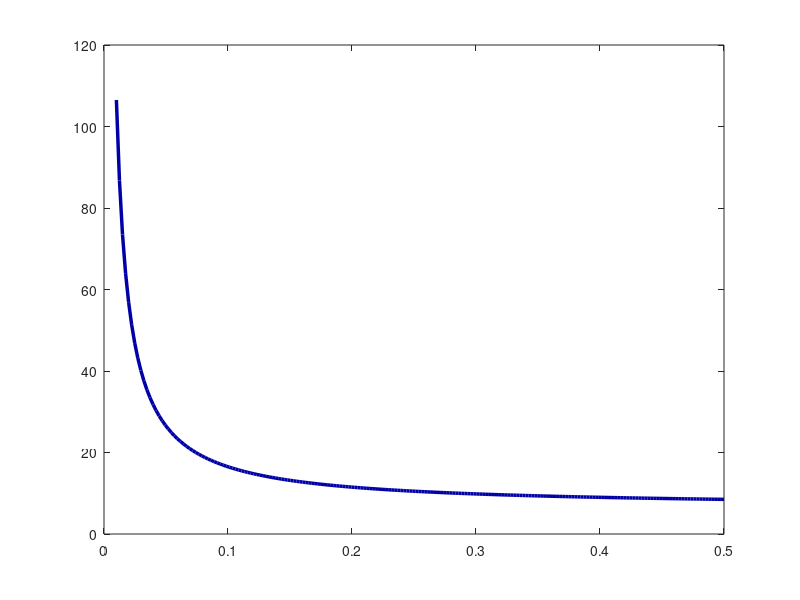

This chart was generated by the following MATLAB code: (Note: this script raises an error after producing the figure.)
% Параметры
T2 = 1/6.5;          % фиксируем T2
T1 = linspace(0.01, 0.5, 200);  % диапазон T1 > 0

% Граница устойчивости
K = (T1 + T2) ./ (T1 .* T2);

% Рисуем график
figure('Color', 'white', 'Position', [100, 100, 900, 600]);

plot(T1, K, 'LineWidth', 2.5, 'Color', [0, 0, 0.65]);
hold on
% Для примера можно добавить горизонтальную линию с K=12.5 (из твоих данных)
yline(12.5, '--', 'LineWidth', 2.5, 'Color', [0.8, 0.2, 0.2]);
hold off

ax = gca;
ax.LineWidth = 1.5;
ax.FontSize = 20;
ax.FontName = 'DejaVuMathTeXGyre';
ax.XColor = [0.3, 0.3, 0.3];
ax.YColor = [0.3, 0.3, 0.3];
grid on; grid minor;
ax.GridColor = [0.9, 0.9, 0.9];
ax.GridAlpha = 0.4;
ax.MinorGridColor = [0.95, 0.95, 0.95];
ax.MinorGridAlpha = 0.2;

xlabel('$T_1$', 'FontSize', 23, 'FontWeight', 'normal', 'Interpreter', 'latex');
ylabel('$K$', 'FontSize', 23, 'FontWeight', 'normal', 'Interpreter', 'latex');

legend({'$T_{\mathrm{1}}$, ($T_{\mathrm{2}}$ - fixed)', '$K=12.5$'}, 'Interpreter', 'latex', 'Location', 'northeast', 'FontSize', 23);

box on;

% Сохраняем
exportgraphics(gcf, '../../images/task2/T1.png', 'Resolution', 400);
